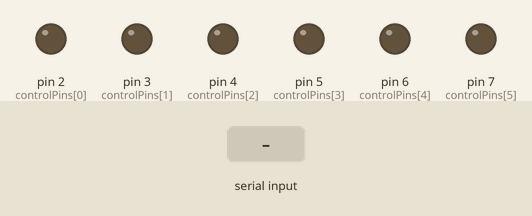
Recording of a sketch running on a simulated Arduino Uno, built with avr-gcc and run on an emulated ATmega328P. Shown: output pins drawn as LEDs (lit = HIGH). Inputs (shaded band) come from the test bench. What the sketch prints to the serial monitor is not drawn.

Above: at 1.2 s.
1.3 s: "TEST\n" received over Serial
At 1.7 s:
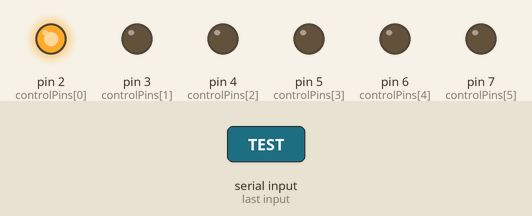
At 2.6 s:
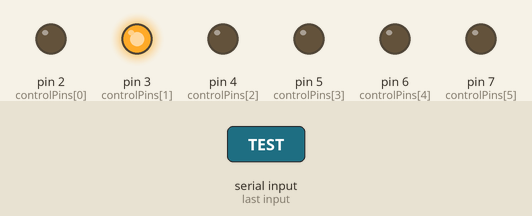
4.3 s: "PING\n" received over Serial
At 5.1 s:
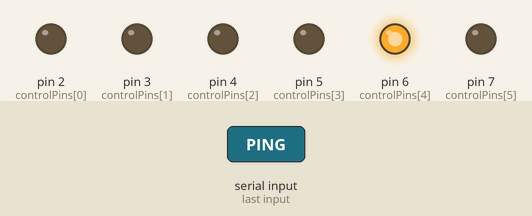
7.3 s: "CLEAR\n" received over Serial
Timing chart, 0 to 10.3 s (numbered marks = the images above; inputs shaded):
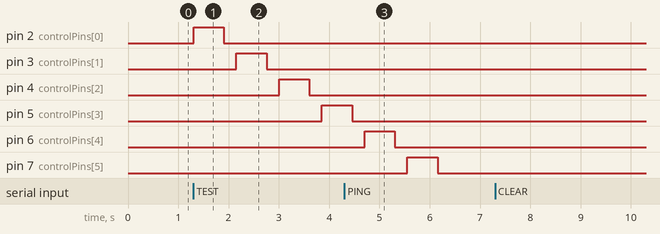

The sketch:

BrailleUP_Arduino.ino
```cpp
/*
  BRAILLE UP! - Firmware educacional para uma celula Braille de 6 pontos

  Baseado na disposicao fisica do projeto de referencia:

      1 4
      2 5
      3 6

  Pinos de controle dos solenoides: 2, 3, 4, 5, 6 e 7.
  Botao opcional: pino 8.

  Protocolo Serial (9600 baud):
    PING        -> responde PONG
    CLEAR       -> abaixa todos os pontos
    CHAR:A      -> mostra a letra A
    DOTS:145    -> levanta diretamente os pontos 1, 4 e 5
    TEST        -> testa os seis solenoides, um de cada vez

  IMPORTANTE:
  - Os solenoides NAO devem ser alimentados diretamente pelos pinos do Arduino.
  - Use o circuito de acionamento com MOSFET e diodo de protecao (flyback).
  - Arduino e fonte externa devem compartilhar o GND.
  - Nao una o barramento de 5 V ao barramento de 12 V.
  - Confirme a tensao, corrente e regime de trabalho do solenoide utilizado.
*/

const byte SOLENOID_COUNT = 6;
const byte controlPins[SOLENOID_COUNT] = {2, 3, 4, 5, 6, 7};
const byte buttonPin = 8;

// Tempo de seguranca para evitar manter a celula energizada indefinidamente.
// Ajuste somente depois de confirmar as especificacoes dos solenoides.
const unsigned long MAX_ACTIVE_MS = 5000;
unsigned long lastActivationMs = 0;
bool anyActive = false;

// Padroes a-z. Cada coluna representa os pontos 1..6.
const byte braille[26][6] = {
  {1,0,0,0,0,0}, // a
  {1,1,0,0,0,0}, // b
  {1,0,0,1,0,0}, // c
  {1,0,0,1,1,0}, // d
  {1,0,0,0,1,0}, // e
  {1,1,0,1,0,0}, // f
  {1,1,0,1,1,0}, // g
  {1,1,0,0,1,0}, // h
  {0,1,0,1,0,0}, // i
  {0,1,0,1,1,0}, // j
  {1,0,1,0,0,0}, // k
  {1,1,1,0,0,0}, // l
  {1,0,1,1,0,0}, // m
  {1,0,1,1,1,0}, // n
  {1,0,1,0,1,0}, // o
  {1,1,1,1,0,0}, // p
  {1,1,1,1,1,0}, // q
  {1,1,1,0,1,0}, // r
  {0,1,1,1,0,0}, // s
  {0,1,1,1,1,0}, // t
  {1,0,1,0,0,1}, // u
  {1,1,1,0,0,1}, // v
  {0,1,0,1,1,1}, // w
  {1,0,1,1,0,1}, // x
  {1,0,1,1,1,1}, // y
  {1,0,1,0,1,1}  // z
};

String inputLine = "";

void clearCell() {
  for (byte i = 0; i < SOLENOID_COUNT; i++) {
    digitalWrite(controlPins[i], LOW);
  }
  anyActive = false;
}

void applyPattern(const byte pattern[6]) {
  anyActive = false;
  for (byte i = 0; i < SOLENOID_COUNT; i++) {
    digitalWrite(controlPins[i], pattern[i] ? HIGH : LOW);
    if (pattern[i]) anyActive = true;
  }
  if (anyActive) lastActivationMs = millis();
}

bool showLetter(char c) {
  c = tolower(c);
  if (c < 'a' || c > 'z') {
    clearCell();
    return false;
  }

  byte index = c - 'a';
  applyPattern(braille[index]);
  return true;
}

void showDots(String dots) {
  byte pattern[6] = {0,0,0,0,0,0};

  for (unsigned int i = 0; i < dots.length(); i++) {
    char c = dots[i];
    if (c >= '1' && c <= '6') {
      pattern[c - '1'] = 1;
    }
  }

  applyPattern(pattern);
}

void testSolenoids() {
  clearCell();
  for (byte i = 0; i < SOLENOID_COUNT; i++) {
    digitalWrite(controlPins[i], HIGH);
    delay(600);
    digitalWrite(controlPins[i], LOW);
    delay(250);
  }
  Serial.println("TEST:OK");
}

void processCommand(String cmd) {
  cmd.trim();
  if (cmd.length() == 0) return;

  if (cmd == "PING") {
    Serial.println("PONG");
    return;
  }

  if (cmd == "CLEAR") {
    clearCell();
    Serial.println("CLEAR:OK");
    return;
  }

  if (cmd == "TEST") {
    testSolenoids();
    return;
  }

  if (cmd.startsWith("CHAR:")) {
    String value = cmd.substring(5);
    value.trim();
    if (value.length() > 0 && showLetter(value.charAt(0))) {
      Serial.print("CHAR:OK:");
      Serial.println(value.charAt(0));
    } else {
      Serial.println("CHAR:ERRO");
    }
    return;
  }

  if (cmd.startsWith("DOTS:")) {
    showDots(cmd.substring(5));
    Serial.println("DOTS:OK");
    return;
  }

  Serial.println("ERRO:COMANDO_DESCONHECIDO");
}

void setup() {
  Serial.begin(9600);

  for (byte i = 0; i < SOLENOID_COUNT; i++) {
    pinMode(controlPins[i], OUTPUT);
  }
  pinMode(buttonPin, INPUT);

  clearCell();
  Serial.println("BRAILLE_UP:READY");
}

void loop() {
  while (Serial.available() > 0) {
    char c = Serial.read();
    if (c == '\n' || c == '\r') {
      if (inputLine.length() > 0) {
        processCommand(inputLine);
        inputLine = "";
      }
    } else {
      inputLine += c;
      // Evita crescimento indefinido caso chegue dado invalido.
      if (inputLine.length() > 80) inputLine = "";
    }
  }

  // Desliga automaticamente depois do tempo limite configurado.
  if (anyActive && millis() - lastActivationMs >= MAX_ACTIVE_MS) {
    clearCell();
    Serial.println("SAFETY:CLEAR");
  }
}
```

Measured:
- after the input at 1.3 s, pin 2 (controlPins[0]): LOW → HIGH at once, → LOW 0.60 s later; pin 3 (controlPins[1]): LOW → HIGH after 0.86 s, → LOW 0.60 s later; pin 4 (controlPins[2]): LOW → HIGH after 1.7 s, → LOW 0.60 s later; pin 5 (controlPins[3]): LOW → HIGH after 2.6 s
- after the input at 7.3 s, every drawn part: stays the same
